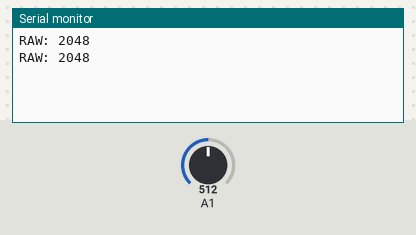
A sketch run on a simulated Arduino Zero (SAMD21). Shown: the last lines printed to the serial monitor. The test bench sets the inputs (shaded band); at power-on: A1 = 512 (analog values on the 0–1023 scale).

Above: at 1.8 s.
1.9 s: A1 set to 716
At 2.7 s:
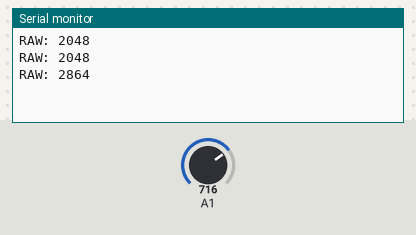
3.4 s: A1 set to 900
At 4.8 s:
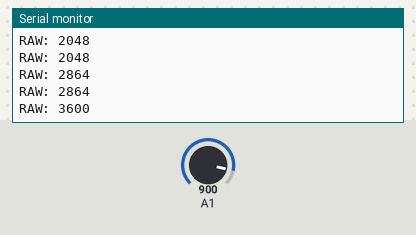
Timing chart, 0 to 6.4 s (numbered marks = the images above; inputs shaded):
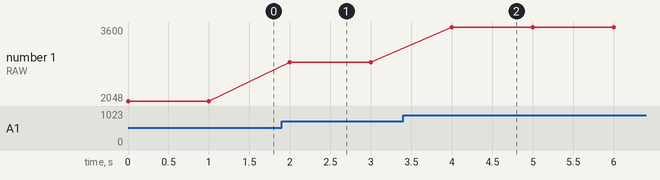

The sketch:

Sensor_Calibration.ino
```cpp
#define SOIL_PIN 1

void setup() {
  Serial.begin(115200);

  analogReadResolution(12); // 0–4095
}

void loop() {
  int raw = analogRead(SOIL_PIN);

  Serial.print("RAW: ");
  Serial.println(raw);

  delay(1000);
}
```

Measured:
- after the input at 1.9 s, the serial monitor: prints a new line after 0.10 s (image 1)
- after the input at 3.4 s, the serial monitor: prints a new line after 0.60 s (image 2)
- plotted number 1: 2048 → 2864 after the input at 1.9 s, 2864 → 3600 after the input at 3.4 s
